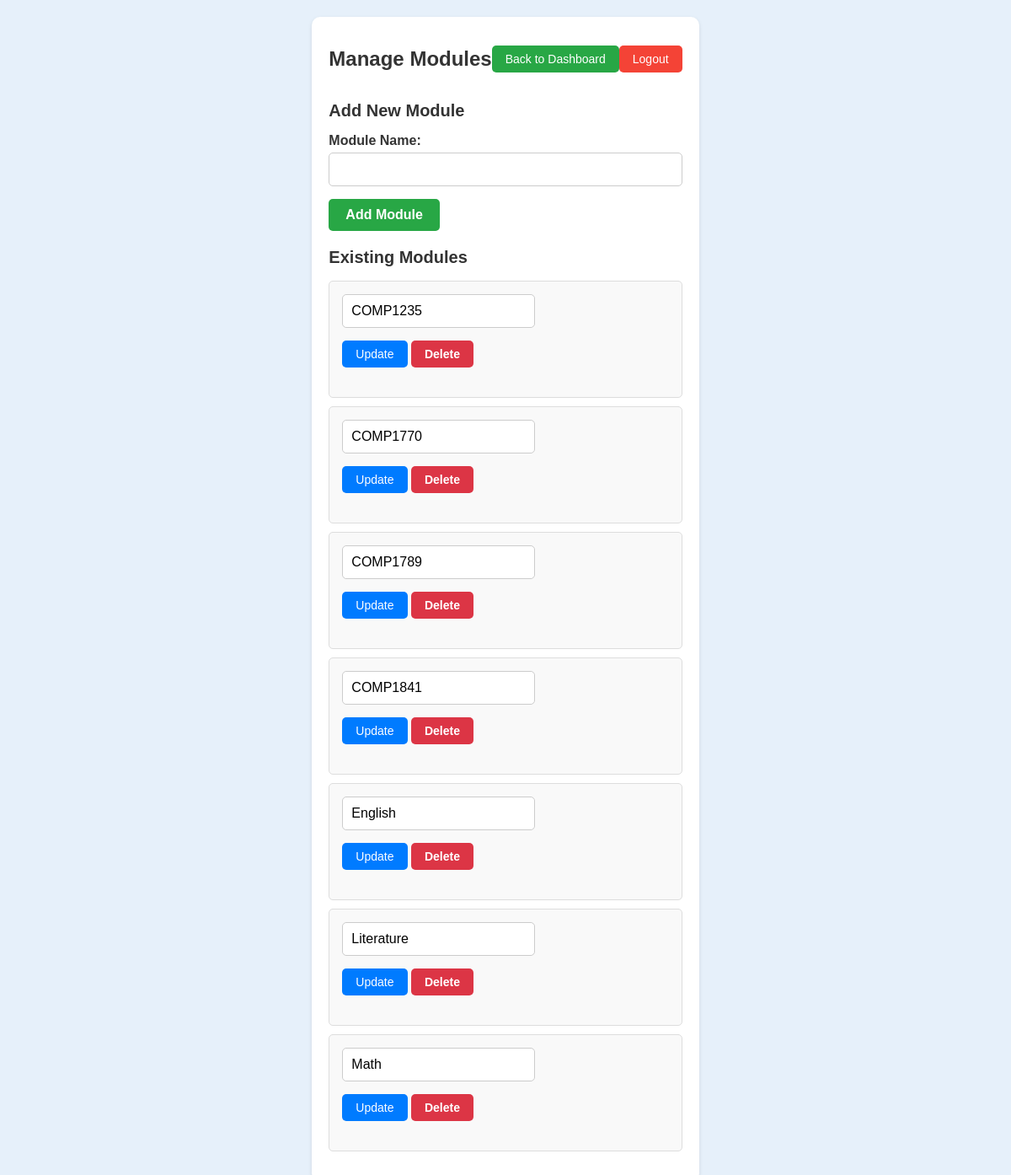
Screenshot of /admin/manage_modules.php (signed in) with the database file from the repository.
### tables this page shows
CREATE TABLE `modules` (
  `id` int(11) NOT NULL,
  `name` varchar(255) DEFAULT NULL
);

### admin/manage_modules.php (called while the page is built, shortened)
<?php
include '../includes/DatabaseConnection.php';
$moduleQuery = "SELECT id, name FROM modules ORDER BY name";
$moduleStmt = $pdo->prepare($moduleQuery);
$moduleStmt->execute();
$modules = $moduleStmt->fetchAll(PDO::FETCH_ASSOC);
include 'manage_modules.html.php';

### admin/manage_modules.html.php (the view, shortened to what this page needs)
<!DOCTYPE html>
<html lang="en">
<head>
    <link rel="stylesheet" href="/questionforum/styles.css">
</head>
<body>
    <div class="admin-container">
        <div class="admin-header">
            <h1>Manage Modules</h1>
            <a href="/questionforum/admin/dashboard.php" class="back-btn">Back to Dashboard</a>
            <a href="/questionforum/login/logout.php" class="logout-btn">Logout</a>
        </div>
        <h2>Add New Module</h2>
        <form action="/questionforum/admin/manage_modules.php" method="POST" class="module-form">
            <div class="form-group">
                <label for="module_name">Module Name:</label>
                <input type="text" name="module_name" id="module_name" value="" required>
            </div>
            <button type="submit" class="submit-btn">Add Module</button>
        </form>
        <h2>Existing Modules</h2>
        <?php if (!empty($modules)): ?>
            <ul class="module-list">
                <?php foreach ($modules as $module): ?>
                    <li class="module-item">
                        <form action="/questionforum/admin/manage_modules.php" method="POST" class="module-edit-form">
                            <div class="form-group">
                                <input type="text" name="module_name" value="<?= htmlspecialchars($module['name']) ?>" required>
                            </div>
                            <button type="submit" class="edit-btn">Update</button>
                            <button type="submit" formaction="/questionforum/admin/manage_modules.php" formmethod="POST" name="action" value="delete" class="delete-btn" onclick="return confirm('Are you sure you want to delete this module?');">Delete</button>
                        </form>
                    </li>
                <?php endforeach; ?>
            </ul>
        <?php else: ?>
            <p>No modules available.</p>
        <?php endif; ?>
    </div>
</body>
</html>

### styles.css (style rules this page uses)
body { font-family: Arial, sans-serif; margin: 0; padding: 0; background-color: #e6f0fa; display: flex; min-height: 100vh; }
.logout-btn { color: white; background-color: #f44336; padding: 5px 10px; border-radius: 5px; transition: background-color 0.3s; }
.submit-btn { background-color: #4CAF50; color: white; border: none; padding: 10px 20px; border-radius: 5px; cursor: pointer; font-weight: bold; transition: background-color 0.3s; }
.delete-btn { background-color: #f44336; color: white; border: none; padding: 10px 20px; border-radius: 5px; cursor: pointer; font-weight: bold; transition: background-color 0.3s; }
.form-group { display: flex; flex-direction: column; }
.form-group label { margin-bottom: 5px; font-weight: bold; }
.form-group input, .form-group textarea, .form-group select { padding: 15px; border: 1px solid #ddd; border-radius: 5px; font-size: 1em; }
.edit-btn, .delete-btn { display: inline-block; padding: 8px 15px; border-radius: 5px; text-decoration: none; font-size: 0.9em; transition: background-color 0.3s; }
.submit-btn { padding: 10px 20px; background-color: #28a745; color: white; border: none; border-radius: 5px; cursor: pointer; }
body { background-color: #e6f0fa; font-family: Arial, sans-serif; margin: 0; padding: 0; }
.submit-btn { padding: 10px 20px; background-color: #28a745; color: white; border: none; border-radius: 5px; cursor: pointer; font-size: 16px; }
.admin-container { max-width: 800px; margin: 20px auto; padding: 20px; background-color: #fff; border-radius: 10px; box-shadow: 0 2px 5px rgba(0, 0, 0, 0.1); }
.admin-header { display: flex; justify-content: space-between; align-items: center; margin-bottom: 20px; }
.admin-header h1 { font-size: 24px; color: #333; }
.back-btn, .logout-btn { padding: 8px 16px; color: white; text-decoration: none; border-radius: 5px; font-size: 14px; }
.back-btn { background-color: #28a745; }
.admin-container h2 { font-size: 20px; color: #333; margin-bottom: 15px; }
.delete-btn { display: inline-block; padding: 8px 16px; background-color: #dc3545; color: white; text-decoration: none; border-radius: 5px; font-size: 14px; }
.module-form, .module-edit-form { margin-bottom: 20px; }
.module-form .form-group, .module-edit-form .form-group { margin-bottom: 15px; }
.module-form label, .module-edit-form label { display: block; margin-bottom: 5px; font-weight: bold; color: #333; }
.module-form input, .module-edit-form input { width: 100%; padding: 10px; box-sizing: border-box; border: 1px solid #ccc; border-radius: 5px; font-size: 16px; }
.module-list { list-style: none; padding: 0; }
.module-item { background-color: #f9f9f9; padding: 15px; margin-bottom: 10px; border-radius: 5px; border: 1px solid #ddd; display: flex; align-items: center; gap: 10px; }
.module-item .form-group { flex: 1; }
.module-item input { width: 100%; }
.edit-btn { padding: 8px 16px; background-color: #007bff; color: white; border: none; border-radius: 5px; cursor: pointer; font-size: 14px; }

### rows the page displays
modules: module_name "COMP1235"
modules: module_name "COMP1770"
modules: module_name "COMP1789"
modules: module_name "COMP1841"
modules: module_name "English"
modules: module_name "Literature"
modules: module_name "Math"
